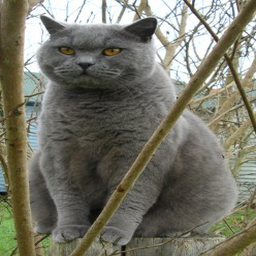
#> input picture alanImage/data/cat_256.png, 256 x 256 px
$ python concatenate.py
#> lines starting #> are read from the running program, lines starting #| are printed output that depends on the picture
from PIL import Image


img = Image.open("./data/cat_256.png")
#> img is the input picture: PIL image 256x256 RGB; mean R, G, B 117.5, 116.6, 103.3
(w, h) = img.size
#> w = 256; h = 256

imgConcatenate = Image.new('RGB', (w * 3, h))
#> imgConcatenate: PIL image 768x256 RGB; every value is 0
imgConcatenate.paste(img, (0, 0))
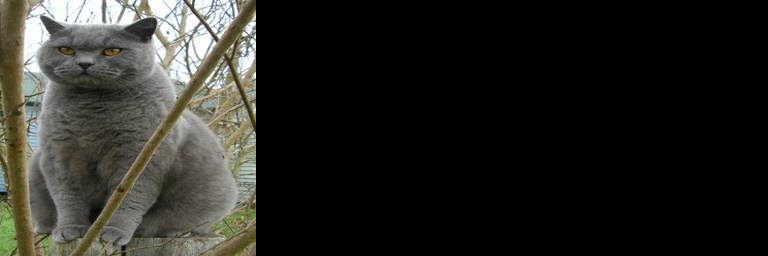
#> imgConcatenate: PIL image 768x256 RGB; mean R, G, B 39.2, 38.9, 34.4
imgConcatenate.paste(img, (w, 0))
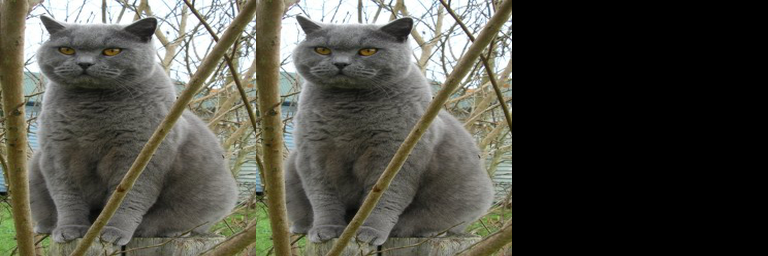
#> imgConcatenate: PIL image 768x256 RGB; mean R, G, B 78.4, 77.8, 68.9
imgConcatenate.paste(img, (w * 2, 0))
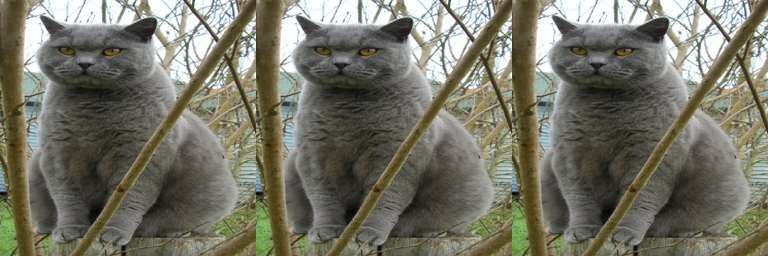
#> imgConcatenate: PIL image 768x256 RGB; mean R, G, B 117.5, 116.6, 103.3

imgConcatenate.save("./data/cat_concatenate.png")
